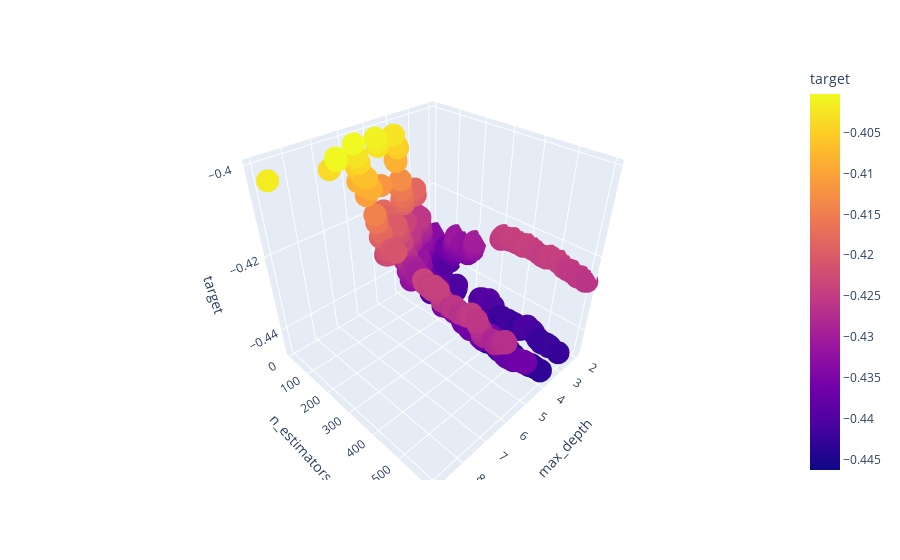

Source (notebook cell):
### Code cell
px.scatter_3d(df2, x = "max_depth", y = "n_estimators", z = "target", color = "target")

### Figure 1 — Plotly figure (JSON) as saved in the notebook; plotly's stock layout.template omitted (floating-point values rounded to 4 significant figures; data arrays with more than 128 entries replaced by an {"elided": "..."} marker saying what was removed)
{"data": [{"hovertemplate": "max_depth=%{x}<br>n_estimators=%{y}<br>target=%{marker.color}<extra></extra>", "legendgroup": "", "marker": {"color": {"elided": "1424 float values"}, "coloraxis": "coloraxis", "symbol": "circle"}, "mode": "markers", "name": "", "scene": "scene", "showlegend": false, "type": "scatter3d", "x": {"elided": "1424 int values"}, "y": {"elided": "1424 int values"}, "z": {"elided": "1424 float values"}}], "layout": {"coloraxis": {"colorbar": {"title": {"text": "target"}}, "colorscale": [[0, "#0d0887"], [0.1111, "#46039f"], [0.2222, "#7201a8"], [0.3333, "#9c179e"], [0.4444, "#bd3786"], [0.5556, "#d8576b"], [0.6667, "#ed7953"], [0.7778, "#fb9f3a"], [0.8889, "#fdca26"], [1, "#f0f921"]]}, "legend": {"tracegroupgap": 0}, "margin": {"t": 60}, "scene": {"domain": {"x": [0, 1], "y": [0, 1]}, "xaxis": {"title": {"text": "max_depth"}}, "yaxis": {"title": {"text": "n_estimators"}}, "zaxis": {"title": {"text": "target"}}}}}
